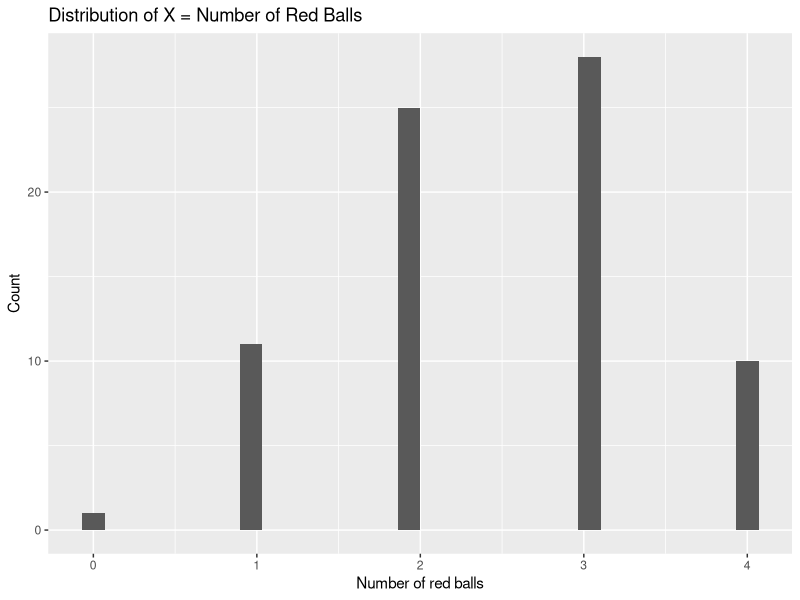

Write the R code that produced this figure.
library(ggplot2)
library(ggthemes)

# define number of games and a set of 3 red, 2 blue balls
games = 75
balls <- c(1, 1, 1, 0, 0)

number_of_red_balls <- vector(mode = "integer", length = games)

# choose 4 balls 'games' number of times
for (n in 1:games){
  s = sample(balls, 4, replace = T)
  number_of_red_balls[n] <- sum(s)
}

number_of_red_balls
table(number_of_red_balls)


qplot(number_of_red_balls)  + 
  xlab("Number of red balls") + ylab("Count") + 
  ggtitle("Distribution of X = Number of Red Balls")

mean(number_of_red_balls)

